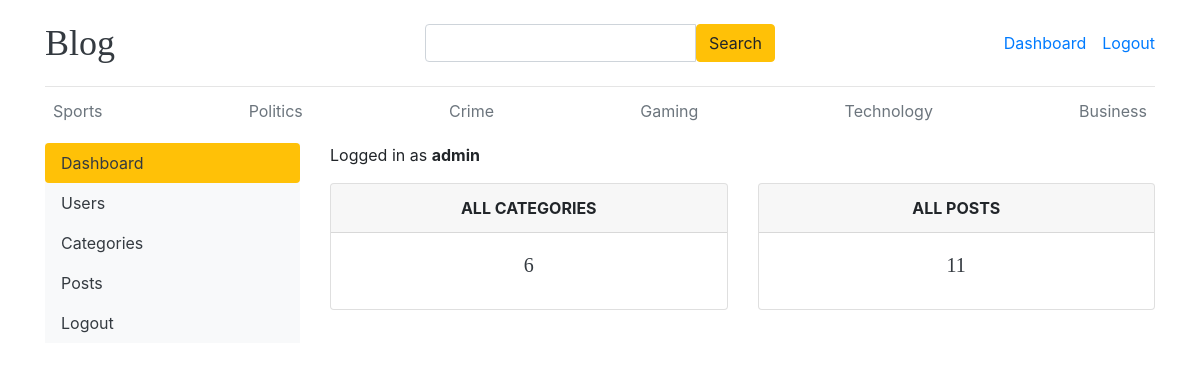
The page /dashboard/ (signed in) on the database its author committed.
### blogs/models.py (models this page shows)
class Category(models.Model) :
    category_name = models.CharField("Category", max_length = 50, unique = True)
    created_at = models.DateTimeField(auto_now_add = True)
    updated_at = models.DateTimeField(auto_now = True)
    class Meta :
        verbose_name_plural = 'categories'
    def __str__(self) :
        return self.category_name

### dashboards/views.py (the view)
# urls.py: path('dashboard/', include('dashboards.urls')),
@login_required(login_url = 'login')
def dashboard(request) :
    category_count = Category.objects.all().count()
    blog_count = Blog.objects.all().count()
    context = {
        "cat_count" : category_count,
        "blog_count" : blog_count
    }
    return render(request, 'dashboard/dashboard.html', context)

### blogs/context_processors.py (called while the page is built)
def get_categories(request) :
    categories = Category.objects.all()
    return dict(categories = categories)

def get_socials(request) :
    social_links = SocialLink.objects.all()
    return dict(socials = social_links)

### templates/dashboard/dashboard.html
{% extends "base.html" %}
{% block content %}
<div class="row">
    {% include "dashboard/sidebar.html" %}
    <div class="col-md-9">
        <div class="row">
            <div class="col mb-3">
                <span>Logged in as <b>{{ user }}</b></span>
            </div>
        </div>
        <div class="row">
            <div class="col">
                <div class="card border-default mb-3">
                    <div class="card-header text-center text-uppercase font-weight-bold">All Categories</div>
                    <div class="card-body text-dark">
                        <h5 class="card-title text-center">{{ cat_count }}</h5>
                    </div>
                </div>
            </div>
            <div class="col">
                <div class="card border-default mb-3">
                    <div class="card-header text-center text-uppercase font-weight-bold">All Posts</div>
                    <div class="card-body text-dark">
                        <h5 class="card-title text-center">{{ blog_count }}</h5>
                    </div>
                </div>
            </div>
        </div>
    </div>
</div>
{% endblock %}

### templates/base.html (shortened to what this page needs)
{% load static %}
<!DOCTYPE html>
<html lang="en">
<head>
    <link href="https://getbootstrap.com/docs/4.0/dist/css/bootstrap.min.css" rel="stylesheet">
    <link href="{% static 'css/blog.css' %}" rel="stylesheet">
    <link rel="stylesheet" href="https://cdnjs.cloudflare.com/ajax/libs/font-awesome/4.7.0/css/font-awesome.min.css">
  </head>
<body>
    <div class="container">
      <header class="blog-header py-3">
        <div class="row align-items-center">
        <div class="col">
          <a class="blog-header-logo text-dark" href="/">Blog</a>
        </div>
        <div class="col d-flex justify-content-center">
          <form action="{% url 'search' %}" method="GET" style="width: 100%; max-width: 400px;">
            <div class="input-group">
              <input class="form-control" type="text" name="keyword" value = {{ keyword }}>
              <button class="btn btn-warning" type="submit">Search</button>
            </div>
          </form>
        </div>
        <div class="col d-flex justify-content-end">
          {% if not user.is_authenticated %}
            <a class="btn btn-sm btn-warning" href="{% url 'login' %}">Login</a>&nbsp;
            <a class="btn btn-sm btn-outline-secondary" href="{% url 'register' %}">Sign-Up</a>
          {% else %}
            <span><a href = "{% url 'dashboard' %}">Dashboard</a></span> &emsp;
            <span><a href = "{% url 'logout' %}">Logout</a></span>
          {% endif %}
        </div>
      </div>
      </header>
      <div class="nav-scroller py-1 mb-2">
        <nav class="nav d-flex justify-content-between">
          {% for cat in categories %}
          <a class="p-2 text-muted" href="{% url 'groupby_category' cat.id %}">{{ cat }}</a>
          {% endfor %}
        </nav>
      </div>
</body>
</html>
{% block content %}
{% endblock %}

### blog_main/static/css/blog.css (style rules this page uses)
.blog-header { border-bottom: 1px solid #e5e5e5; }
.blog-header-logo { font-family: "Playfair Display", Georgia, "Times New Roman", serif; font-size: 2.25rem; }
h1, h2, h3, h4, h5, h6 { font-family: "Playfair Display", Georgia, "Times New Roman", serif; }

### rows shown on the page
Category: category_name "Sports"
Category: category_name "Politics"
Category: category_name "Crime"
Category: category_name "Gaming"
Category: category_name "Technology"
Category: category_name "Business"

### other values the page prints
{{ user }} "admin"
{{ cat_count }} "6"
{{ blog_count }} "11"
